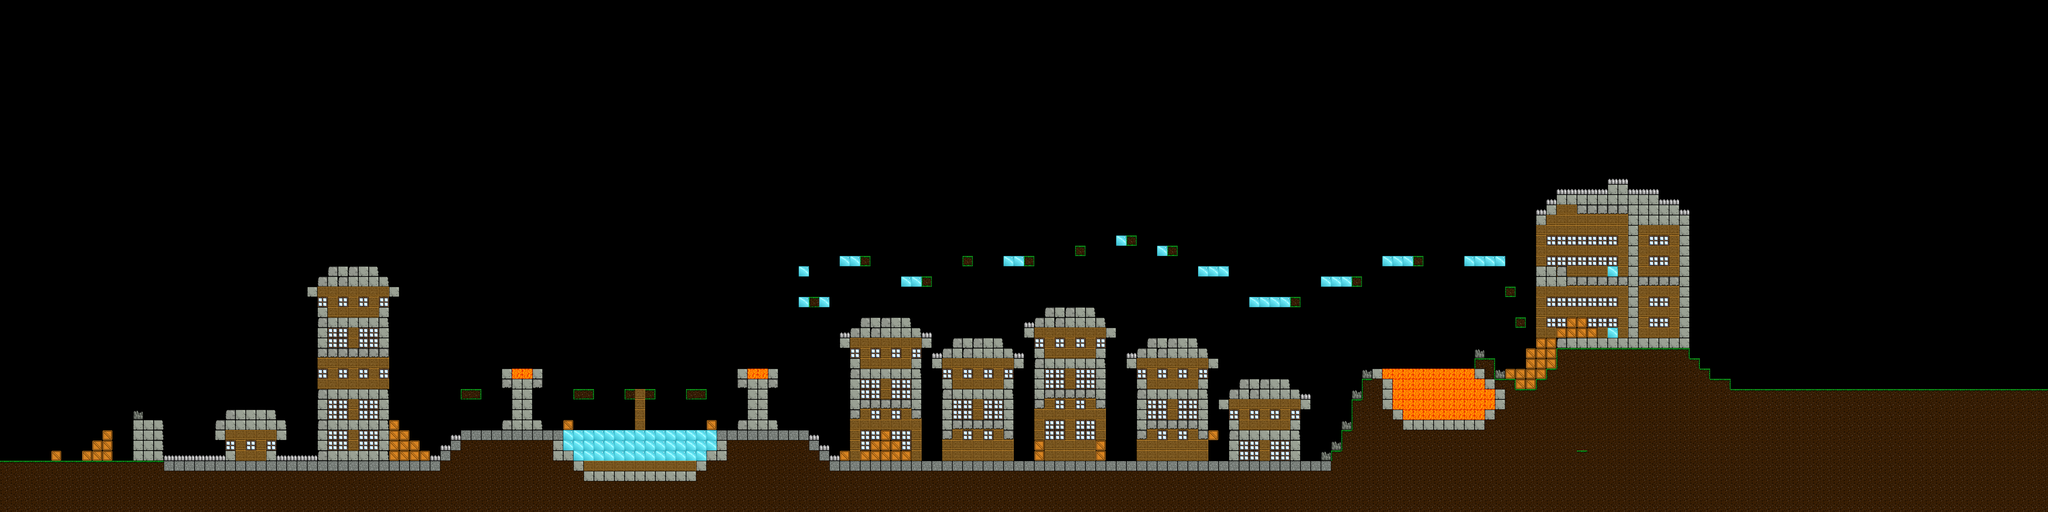

A level layout from a 2D game, rendered from its tile map. Below: a short description, then the map file with tile-grid data replaced by summaries:
An orthogonal 200x50 tile map with 32x32 px tiles, 2 tile layers (Background, Platforms), 2 tilesets and 26 objects.

<map version="1.2" tiledversion="1.2.5" orientation="orthogonal" renderorder="right-down" width="200" height="50" tilewidth="32" tileheight="32" infinite="0" nextlayerid="11" nextobjectid="51">
 <tileset firstgid="1" source="../tilesets/default.tsx" />
 <tileset firstgid="33" source="../tilesets/mobs.tsx" />
 <layer id="9" name="Background" width="200" height="50">
  <data>[10000 cells, 282 non-empty, 5 distinct tile ids]</data>
 </layer>
 <layer id="5" name="Platforms" width="200" height="50">
  <data>[10000 cells, 2450 non-empty, 21 distinct tile ids]</data>
 </layer>
 <objectgroup id="10" name="Messages">
  <object id="41" template="../../tiled/templates/Messages/TimedMessage.tx" x="1641.45" y="1051.07" width="397.368" height="325.993">
   <properties>
    <property name="text" value="They practically cover every surface!" />
   </properties>
  </object>
  <object id="43" template="../../tiled/templates/Messages/TimedMessage.tx" x="2294.39" y="1005.57" width="388.268" height="444.295">
   <properties>
    <property name="text" value=". . . the pizza here is pretty good, though." />
   </properties>
  </object>
  <object id="44" template="../../tiled/templates/Messages/TimedMessage.tx" x="103.515" y="1179.62" width="343.904" height="267.979">
   <properties>
    <property name="text" value="WINSTON! This is Commander Simon speaking. Welcome to Dino Dog City!" />
   </properties>
  </object>
  <object id="45" template="../../tiled/templates/Messages/TimedMessage.tx" x="623.365" y="1097.71" width="346.179" height="305.517">
   <properties>
    <property name="text" value="Kill lots of them to BOOST YOUR SCORE!" />
   </properties>
  </object>
  <object id="46" template="../../tiled/templates/Messages/TimedMessage.tx" x="1177.34" y="1060.18" width="378.03" height="381.731">
   <properties>
    <property name="text" value="Man, this place is gross. Those things are everywhere!" />
   </properties>
  </object>
  <object id="47" template="../../tiled/templates/Messages/TimedMessage.tx" x="3695.83" y="1095.44" width="251.764" height="229.926">
   <properties>
    <property name="text" value="Dino Dogs are like soldiers that fail me." />
   </properties>
  </object>
  <object id="48" template="../../tiled/templates/Messages/TimedMessage.tx" x="3305.65" y="844.045" width="375.755" height="270.254">
   <properties>
    <property name="text" value="I WILL MAKE THEM REGRET THE DAY THEY WERE BORN!!!" />
   </properties>
  </object>
  <object id="49" template="../../tiled/templates/Messages/AreaMessage.tx" x="4744.8" y="645.594" width="280.472" height="448.659">
   <properties>
    <property name="text" value="You made it to the end! Press the button ON TOP to call the airstrike to this wretched city! " />
   </properties>
  </object>
 </objectgroup>
 <objectgroup id="7" name="Mobs">
  <object id="10" template="../../tiled/templates/Mobs/Player.tx" x="64" y="1440" />
  <object id="11" template="../../tiled/templates/Mobs/DinoDog.tx" x="768" y="1280">
   <properties>
    <property name="range" type="int" value="35" />
   </properties>
  </object>
  <object id="12" template="../../tiled/templates/Mobs/DinoDog.tx" x="1088" y="1216">
   <properties>
    <property name="range" type="int" value="90" />
   </properties>
  </object>
  <object id="13" template="../../tiled/templates/Mobs/DinoDog.tx" x="1504" y="1344" />
  <object id="15" template="../../tiled/templates/Mobs/DinoDog.tx" gid="34" x="1856" y="1344" />
  <object id="16" template="../../tiled/templates/Mobs/DinoDog.tx" x="2080" y="1344" />
  <object id="18" template="../../tiled/templates/Mobs/DinoDog.tx" x="2752" y="992">
   <properties>
    <property name="range" type="int" value="10" />
   </properties>
  </object>
  <object id="19" template="../../tiled/templates/Mobs/DinoDog.tx" x="3040" y="1056">
   <properties>
    <property name="range" type="int" value="10" />
   </properties>
  </object>
  <object id="20" template="../../tiled/templates/Mobs/DinoDog.tx" x="3328" y="960">
   <properties>
    <property name="range" type="int" value="10" />
   </properties>
  </object>
  <object id="21" template="../../tiled/templates/Mobs/DinoDog.tx" x="3648" y="1056">
   <properties>
    <property name="range" type="int" value="10" />
   </properties>
  </object>
  <object id="23" template="../../tiled/templates/Mobs/DinoDog.tx" x="3744" y="1408" />
  <object id="24" template="../../tiled/templates/Mobs/DinoDog.tx" x="3488" y="1408" />
  <object id="25" template="../../tiled/templates/Mobs/DinoDog.tx" x="3328" y="1376" />
  <object id="26" template="../../tiled/templates/Mobs/DinoDog.tx" x="3168" y="1408" />
  <object id="27" template="../../tiled/templates/Mobs/DinoDog.tx" x="2976" y="1408" />
  <object id="28" template="../../tiled/templates/Mobs/BigButton.tx" x="5024" y="864">
   <properties>
    <property name="enableAlwaysIce" type="bool" value="false" />
    <property name="messageDuration" type="int" value="3000" />
    <property name="messageText" value="Well done! Time to watch this city BURN!" />
    <property name="warpTo" value="level3" />
   </properties>
  </object>
  <object id="29" template="../../tiled/templates/Mobs/BigButton.tx" x="5024" y="1056">
   <properties>
    <property name="enableAlwaysIce" type="bool" value="true" />
    <property name="messageDuration" type="int" value="5000" />
    <property name="messageText" value="WINSTON! THAT WAS AN ORDER! Just for that, you'll have to wear these boots with no traction. EVERY SURFACE WILL FEEL LIKE ICE." />
    <property name="warpTo" value="level3" />
   </properties>
  </object>
  <object id="35" template="../../tiled/templates/Mobs/Worm.tx" x="367.925" y="1438.86" />
 </objectgroup>
</map>
